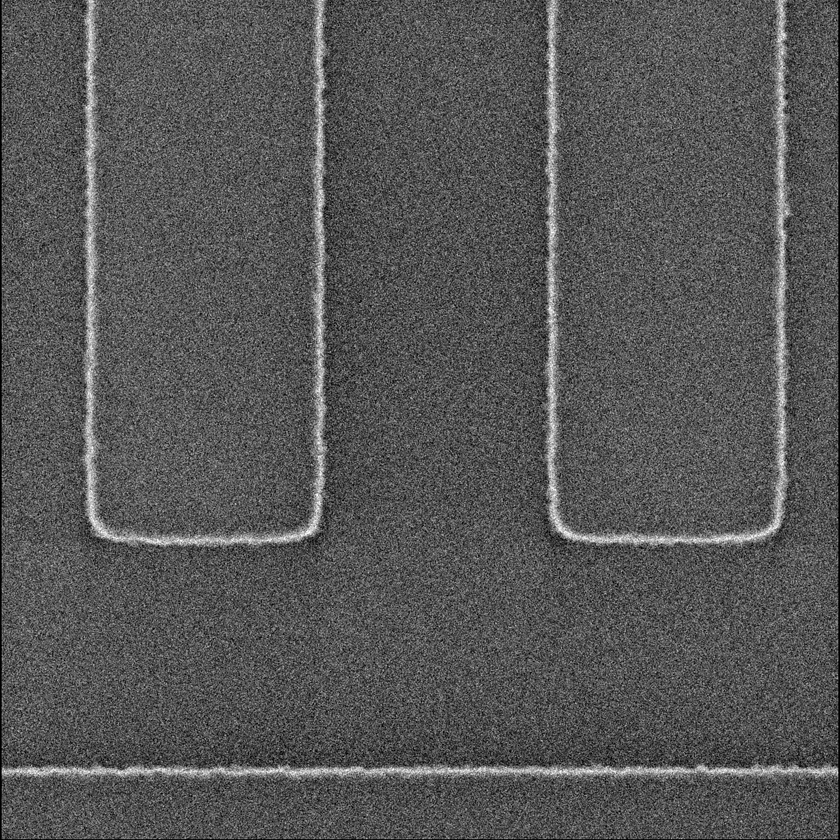
#> input picture examples/orig_1.tif, 840 x 840 px, shrunk from 1024 x 1024 before the run
$ python kernel_detection.py examples/orig_1.tif
#> lines starting #> are read from the running program, lines starting #| are printed output that depends on the picture
import numpy as np
import cv2
import argparse


def matrix_summ(img_matrix: np.ndarray) -> int:
    s = 0
    for row in range(img_matrix.shape[0]):
        for col in range(img_matrix.shape[1]):
            s = s + img_matrix[row][col]
    return s


def kernel_detector(kernel_size: int, image_height: int, image_width:int, img : np.ndarray,
                    img_copy: np.ndarray, blobs_list: list) -> None:
    '''

    :param kernel_size: size of the applied kernel, single integer number, i.e. 3
    :param image_height: height of the input image
    :param image_width: width of the input image
    :param img: input black and white image(after thresholding operation) in the form of numpy array
    :param img_copy: colored image(converted from grayscale to BGR domain) to draw detected blobs
    :param blobs_list: a list of coordinates for detectded blobs, will be used for drawing blobs further
    :return:
    '''
    if kernel_size == 3:
        for i in range(image_height):
            for j in range(image_width):
                if img[i, j] == 255:
                    img_slice = img[i - 1:i + 2, j - 1:j + 2]
                    if ((matrix_summ(img_slice) - 255) == 0):
                        img_copy[i, j] = (0, 0, 0)
                        blobs_list.extend([j, i])

    if kernel_size == 5:
        for i in range(image_height):
            for j in range(image_width):
                if img[i, j] == 255:
                    img_slice = img[i - 2:i + 3, j - 2:j + 3]
                    if ((matrix_summ(img_slice) - 255) == 0):
                        img_copy[i, j] = (0, 0, 0)
                        blobs_list.extend([j, i])
    elif kernel_size == 7:
        for i in range(image_height):
            for j in range(image_width):
                if img[i, j] == 255:
                    img_slice = img[i - 3:i + 4, j - 3:j + 4]
                    if ((matrix_summ(img_slice) - 255) == 0):
                        img_copy[i, j] = (0, 0, 0)
                        blobs_list.extend([j, i])

    elif kernel_size == 13:
        for i in range(image_height - 1):
            for j in range(image_width - 1):
                if img[i][j] == 255:
                    img_slice = img[i - 6:i + 7, j - 6:j + 7]
                    if ((matrix_summ(img_slice) - 255) <= 255):
                        img_copy[i, j] = (0, 0, 0)
                        blobs_list.extend([j, i])

if __name__ == '__main__':


    parser = argparse.ArgumentParser(description='Input and output file paths')

    parser.add_argument('input',type = str, help = 'Path for input file')
    parser.add_argument('--save_result', help = 'Save output result', action = 'store_true')
    parser.add_argument('--output',type = str, help = 'Path for output file')

    args = parser.parse_args()
    print(args)

    #sample = cv2.imread('NC/S07_M0044-01MS.tif')
    sample = cv2.imread(args.input)
#> sample is the input picture: shape (840, 840, 3); min 0, max 255, mean 86.2
    sample = cv2.cvtColor(sample, cv2.COLOR_BGR2GRAY)
#> sample: shape (840, 840)
    sample = cv2.bilateralFilter(sample, 0, 10, 10)

    thresh = 190
    maxValue = 255
    ret, img = cv2.threshold(sample, thresh, maxValue, cv2.THRESH_BINARY)
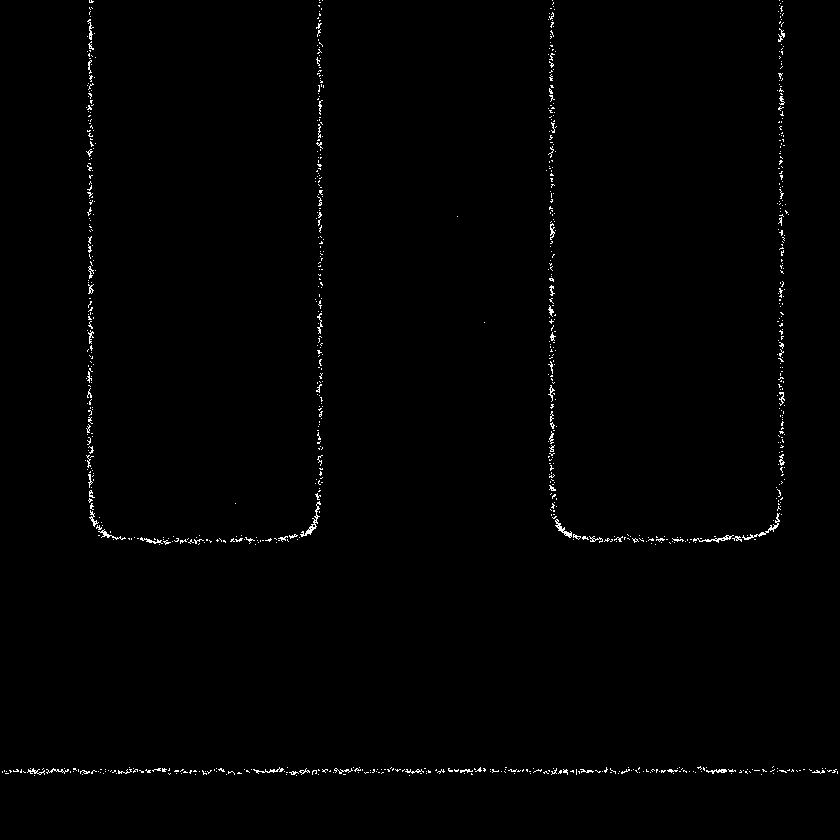
#> img: shape (840, 840); 0.78% white in thin lines or dots
#> ret = 190

    print(f'Image size:{img.shape}')
#| Image size:(840, 840)

    height = img.shape[0]
#> height = 840
    width = img.shape[1]
#> width = 840
    blobs_list = []

    color = cv2.cvtColor(img, cv2.COLOR_GRAY2BGR)
#> color: shape (840, 840, 3); 0.78% white in thin lines or dots
    image_copy = color.copy()

    cv2.imshow("THRESHOLDING", img)
    cv2.waitKey(0)


    kernel_detector(kernel_size = 7, image_height = height, image_width = width, img=img, img_copy= image_copy, blobs_list=blobs_list)
#> after the loop in kernel_detector, `for i in range(image_height):`: img_copy: shape (840, 840, 3); 0.78% white in thin lines or dots
#> after the loop in kernel_detector, `for i in range(image_height):`: blobs_list = [457, 216, 484, 322, 235, 503, 655, 544, 287, 767]
    cv2.imshow("Removing blobs with 7x7 filter", image_copy)
    cv2.waitKey(0)

    kernel_detector(kernel_size = 13, image_height = height, image_width = width, img=img, img_copy = image_copy, blobs_list= blobs_list)
#> after the loop in kernel_detector (call 2), `for i in range(image_height - 1):`: img_copy: shape (840, 840, 3); 0.78% white in thin lines or dots
    cv2.imshow("Removing blobs with with 13x13 filter", image_copy)
    cv2.waitKey(0)

    if args.save_result:
        cv2.imwrite(args.output, image_copy)


    array = np.array(blobs_list, dtype = int)
    res = array.reshape(int(len(blobs_list)/2), 2)
    print("Количество выбросов:",res.shape[0])

    for k in range(int((res.size)/2)):
        center = (res[k][0],res[k][1])
        image_copy = cv2.circle(image_copy, center, 3,(0,0,255),-1)
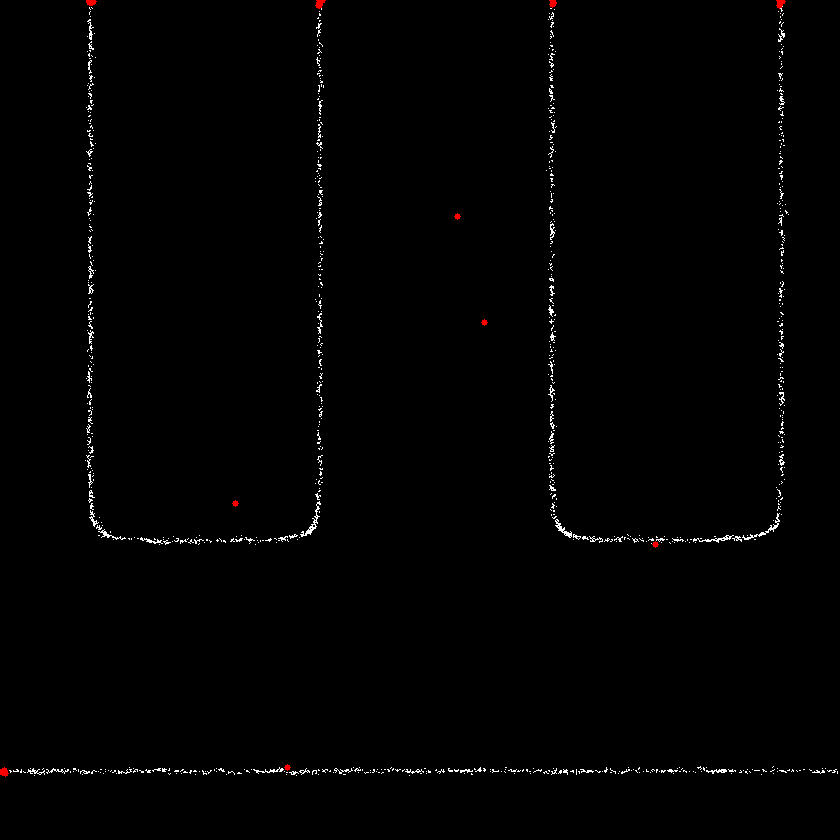
#> image_copy: shape (840, 840, 3); mean B, G, R 2, 2, 2.1

    cv2.imshow("Highlighted blobs", image_copy)
    cv2.waitKey(0)
